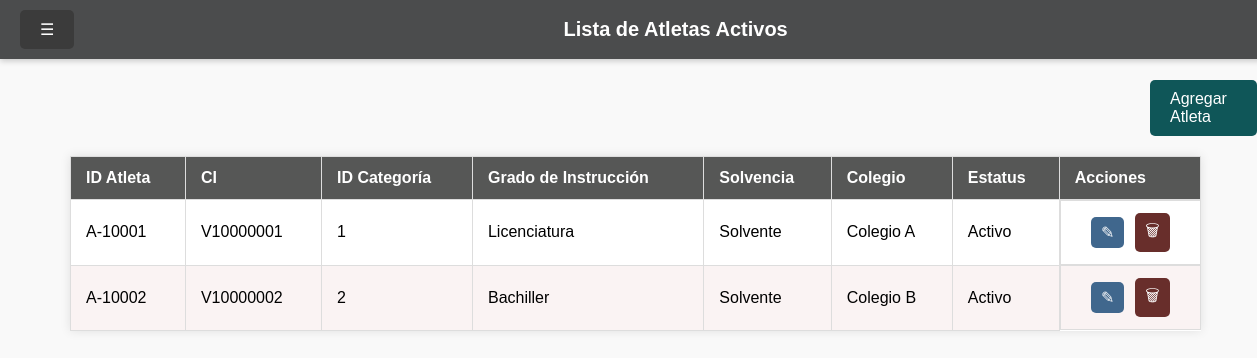
The page /public/atletas.php on the database its author committed.
### tables this page shows
CREATE TABLE `atleta` (
  `CODA` int(11) NOT NULL,
  `ID_Atleta` varchar(10) DEFAULT NULL,
  `CI` varchar(11) DEFAULT NULL,
  `ID_Categoria` int(11) DEFAULT NULL,
  `Grado_Instruccion` varchar(50) DEFAULT NULL,
  `Solvencia` varchar(50) DEFAULT NULL,
  `Colegio` varchar(50) DEFAULT NULL,
  `Estatus` varchar(11) DEFAULT NULL,
  `Foto` int(11) DEFAULT NULL
);

### class/Conex.php (called while the page is built, shortened)
<?php
	class Conexion {
		private $server="localhost";
		private $user="root";
		private $password="";
		private $BDD="futbol";
		function __construct($s=null, $u=null, $p=null, $b=null)
		{
			$this->conn=new mysqli($this->server,$this->user, $this->password,  $this->BDD);
		}
	}

### public/atletas.php (the view, shortened to what this page needs)
<?php
require_once "../class/Conex.php";
$conexion = new Conexion();
$sql = "SELECT a.ID_Atleta, a.CI, a.ID_Categoria, a.Grado_instruccion, a.Solvencia, a.Colegio, a.Estatus
        FROM atleta a, persona p
        WHERE a.CI = p.CI AND a.Estatus='Activo'
        ORDER BY p.Apellido1, p.Nombre1";
$resultado = $conexion->conn->query($sql);
?>
<!DOCTYPE html>
<html lang="es">
<head>
<link rel="stylesheet" href="CSS/all.css">
</head>
<body>
<div class="header">
    <div class="dropdown">
        <button>☰ </button>
    </div>
    <h2>Lista de Atletas Activos</h2>
</div>
<a href="atletas_form.php" class="btn">Agregar Atleta</a>
<table>
    <thead>
        <tr>
            <th>ID Atleta</th>
            <th>CI</th>
            <th>ID Categoría</th>
            <th>Grado de Instrucción</th>
            <th>Solvencia</th>
            <th>Colegio</th>
            <th>Estatus</th>
            <th>Acciones</th>
        </tr>
    </thead>
    <tbody>
        <?php if($resultado && $resultado->num_rows > 0): ?>
            <?php while($atleta = $resultado->fetch_assoc()): ?>
            <tr>
                <td><?= htmlspecialchars($atleta['ID_Atleta']) ?></td>
                <td><?= htmlspecialchars($atleta['CI']) ?></td>
                <td><?= htmlspecialchars($atleta['ID_Categoria']) ?></td>
                <td><?= htmlspecialchars($atleta['Grado_instruccion']) ?></td>
                <td><?= htmlspecialchars($atleta['Solvencia']) ?></td>
                <td><?= htmlspecialchars($atleta['Colegio']) ?></td>
                <td><?= htmlspecialchars($atleta['Estatus']) ?></td>
                <td>
                    <a href="EditarAtletaForm.php?ID_Atleta=<?= $atleta['ID_Atleta'] ?>" class="btn-icon btn-edit" title="Editar">✎</a>
                    <a href="../src/atleta/EliminarAtleta.php?ID_Atleta=<?= $atleta['ID_Atleta'] ?>" class="btn-icon btn-delete" title="Eliminar" onclick="return confirm('¿Estás seguro de eliminar este atleta?');">🗑</a>
                </td>
            </tr>
            <?php endwhile; ?>
        <?php else: ?>
            <tr>
                <td colspan="8" style="text-align:center;">No hay atletas activos registrados</td>
            </tr>
        <?php endif; ?>
    </tbody>
</table>
</body>
</html>

### public/atletas.php (style rules this page uses)
body { font-family: Arial, sans-serif; background-color: #f9f9f9; margin: 0; padding-top: 80px; }
.header { position: fixed; top: 0; left: 0; width: 100%; background-color: #4b4c4dff; color: #fff; display: flex; justify-content: space-between; align-items: center; padding: 10px 20px; box-shadow: 0 2px 6px rgba(0,0,0,0.2); z-index: 800; }
.header h2 { margin: 0; font-size: 20px; text-align: center; flex: 1; }
.btn { display: inline-block; padding: 10px 20px; background-color: #0f5658ff; color: #fff; text-decoration: none; border-radius: 5px; transition: 0.2s; margin-right: 0px; margin-left: 1150px; }
td:last-child { display: flex; justify-content: center; align-items: center; gap: 5px; }
.btn-icon { font-family: 'IconFont', sans-serif; font-size: 16px; padding: 6px 10px; border: none; border-radius: 5px; cursor: pointer; color: #fff; text-decoration: none; display: inline-block; margin: 0; }
.btn-edit { background-color: #40678dff; }
.btn-delete { background-color: #682e2bff; }
.dropdown { position: relative; display: inline-block; }
.dropdown button { background-color: #3b3b3bff; color: white; padding: 10px 20px; font-size: 16px; border: none; border-radius: 5px; cursor: pointer; }
table { width: 90%; border-collapse: collapse; margin-top: 20px; margin-left: 70px; background-color: #fff; box-shadow: 0 0 10px rgba(0,0,0,0.1); }
th, td { padding: 12px 15px; border: 1px solid #ddd; text-align: left; vertical-align: middle; }
th { background-color: #565756; color: white; }
tr:nth-child(even) { background-color: #faf3f3ff; }
td .btn-icon { margin: 0 3px; }

### rows shown on the page
atleta: ID_Atleta "A-10001", CI "V10000001", ID_Categoria "1", Grado_Instruccion "Licenciatura", Solvencia "Solvente", Colegio "Colegio A", Estatus "Activo"
atleta: ID_Atleta "A-10002", CI "V10000002", ID_Categoria "2", Grado_Instruccion "Bachiller", Solvencia "Solvente", Colegio "Colegio B", Estatus "Activo"
